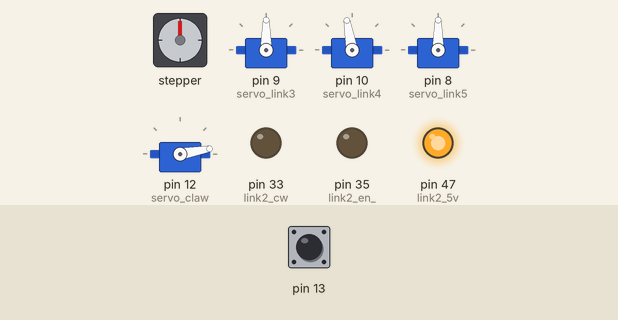
Simulated run of this sketch. Board: Arduino Mega 2560, built with avr-gcc and run on an emulated ATmega2560. Parts: stepper motor, 4 × servo, output pins drawn as LEDs (lit = HIGH). Wiring (inferred from the names in the program): stepper motor driver (200 steps per turn assumed): step pin 49; direction pin 51; enable pin 53. The test bench sets the inputs (shaded band); at power-on: pin 13 HIGH. What the sketch prints to the serial monitor is not drawn.

Above: at 0.1 s.
At 1.1 s:
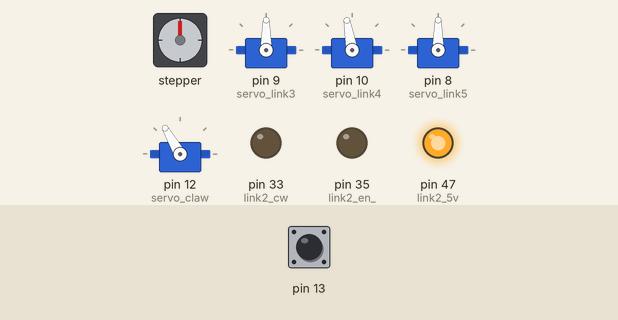
Timing chart, 0 to 2.6 s (numbered marks = the images above):
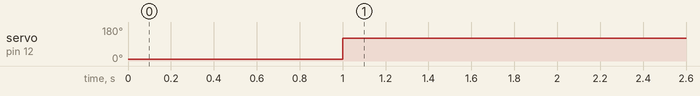

Measured:
- by itself, servo on pin 12 (servo_claw): 10° → 120° at 1.0 s

The sketch:

by_commands.ino
```cpp
#include "link_0.h"
#include "link_1.h"
#include "link_2.h"
#include "link_3.h"
#include "link_4.h"
#include "link_5.h"
#include "claw.h"

void setup()
{
    Serial.begin(9600);
    link0_init();
    link1_init();
    link2_init();
    link3_init();
    link4_init();
    link5_init();
    claw_init();
}

void loop() {
  digitalWrite(13, !digitalRead(13));
  //dw({13},{1});
  delay(100);
  //dw({13},{0});
  delay(100);
}
```

claw.cpp
```cpp
#include "claw.h"

Servo servo_claw;
int claw_state;

void claw_init()
{
	servo_claw.attach(12);
	claw_open();
	delay(1000);
	claw_close();
}

void claw_open()
{
	servo_claw.write(CLAW_OPEN);
	claw_state = CLAW_OPEN;
}

void claw_close()
{
	servo_claw.write(CLAW_CLOSE);
	claw_state = CLAW_CLOSE;
}
```

claw.h
```cpp
#include <Servo.h>
#include <Arduino.h>

#define CLAW_OPEN 10
#define CLAW_CLOSE 120

void claw_init();
void claw_open();
void claw_close();
```

link_0.cpp
```cpp
#include "link_0.h"

void link0_init()
{
    Stepper link0(200, 37, 39, 41, 43);
}
```

link_0.h
```cpp
#include <Stepper.h>

void link0_init();
```

link_1.cpp
```cpp
#include "link_1.h"

double link1_current_angle = 0;
int link1_current_pos = 0;

void link1_init()
{
    pinMode(link1_en,   1);
    pinMode(link1_dir,  1);
    pinMode(link1_step, 1);

    // for (int i = 0; i < 1300; ++i)
    // {
    //     link1_up();
    // }
    // link1_release();
    link1_current_pos = 0;
}

int link1_angle_to_pos(float angle)
{
    double a =     0.0153215;
    double b =    -3.7365337;
    double c =   269.8232838;
    double d = -6047.3376623;

    float pos = a * pow(angle, 3) + b * pow(angle, 2) + c * angle + d;
    return round(pos);
}

void link1_rotate(float angle)
{
    int steps = link1_angle_to_pos(angle) - link1_current_pos;
    int d_pos = (steps > 0) ? 1 : -1;
    for (int i = 0; i < abs(steps); i++)
    {
        (steps > 0) ? link1_up() : link1_dn();
        link1_current_pos += d_pos;
    }
    link1_current_angle = angle;
    link1_release();
}

void link1_up()
{
  digitalWrite(link1_en, 0);
  digitalWrite(link1_dir, 0);
  for (int i = 0; i < 10; i++)
  {
    digitalWrite(link1_step, !digitalRead(link1_step));
    delayMicroseconds(1000);
  }
}

void link1_dn()
{
  digitalWrite(link1_en, 0);
  digitalWrite(link1_dir, 1);
  for (int i = 0; i < 10; i++)
  {
    digitalWrite(link1_step, !digitalRead(link1_step));
    delayMicroseconds(1000);
  }
}


void link1_release()
{
    digitalWrite(link1_en, 1);
    digitalWrite(link1_dir, 0);
    digitalWrite(link1_step, 0);
}
```

link_1.h
```cpp
#define link1_en   53
#define link1_dir  51
#define link1_step 49

#include <Arduino.h>

void link1_init();
void link1_up();
void link1_dn();
void link1_release();
int  link1_angle_to_pos(float angle);
void link1_rotate(float angle);
```

link_2.cpp
```cpp
#include "link_2.h"

double link2_current_angle = 0;
int link2_current_pos = 0;

void link2_init()
{
    pinMode(link2_5v,  1);
    pinMode(link2_en_, 1);
    pinMode(link2_cw,  1);
    pinMode(link2_clk, 1);

    // for (int i = 0; i < 3000; ++i)
    // {
    //     link2_up();
    // }
    // for (int i = 0; i < 100; ++i)
    // {
    //     link2_dn();
    // }
    // delay(5000);
    // link2_current_pos = 0;

    // link2_rotate(80);
    // Serial.println(link2_current_pos);
    // delay(5000);
    // link2_rotate(60);
    // Serial.println(link2_current_pos);
    // delay(5000);
    // link2_rotate(30);
    Serial.println(link2_current_pos);

    link2_release();
}

int link2_angle_to_pos(float angle)
{
    double a =  -0.0012061;
    double b =   0.1699394;
    double c =  20.0653030;
    double d =   0.0;

    float pos = a * pow(angle, 3) + b * pow(angle, 2) + c * angle + d;
    return round(pos);
}

void link2_rotate(float angle)
{
    int steps = link2_angle_to_pos(angle) - link2_current_pos;
    int d_pos = (steps > 0) ? 1 : -1;
    for (int i = 0; i < abs(steps); i++)
    {
        (steps > 0) ? link2_dn() : link2_up();
        link2_current_pos += d_pos;
    }
    link2_current_angle = angle;
    link2_release();
}

void link2_release()
{
  digitalWrite(link2_5v,  1);
  digitalWrite(link2_en_, 0);
  digitalWrite(link2_cw,  0);
  digitalWrite(link2_clk, 0);
}

void link2_up()
{
  digitalWrite(link2_en_, 1);
  digitalWrite(link2_5v,  1);
  digitalWrite(link2_cw,  0);
  for (int i = 0; i < 10; i++)
  {
    digitalWrite(link2_clk, !digitalRead(link2_clk));
    delayMicroseconds(1000);
  }
}

void link2_dn()
{
  digitalWrite(link2_en_, 1);
  digitalWrite(link2_5v,  1);
  digitalWrite(link2_cw,  1);
  for (int i = 0; i < 10; i++)
  {
    digitalWrite(link2_clk, !digitalRead(link2_clk));
    delayMicroseconds(1000);
  }
}
```

link_2.h
```cpp
#include <Arduino.h>

#define link2_5v   47
#define link2_en_  35
#define link2_cw   33
#define link2_clk  45

void link2_init();
void link2_release();
void link2_up();
void link2_dn();
int  link2_angle_to_pos(float angle);
void link2_rotate(float angle);
```

link_3.cpp
```cpp
#include "link_3.h"

Servo servo_link3;

void link3_init()
{
	servo_link3.attach( 9);
	servo_link3.write( 90);
}
```

link_3.h
```cpp
#include <Servo.h>
#include <Arduino.h>

void link3_init();
```

link_4.cpp
```cpp
#include "link_4.h"

Servo servo_link4;

void link4_init()
{
	servo_link4.attach(10);
	servo_link4.write(100);//90
}
```

link_4.h
```cpp
#include <Servo.h>
#include <Arduino.h>

void link4_init();
```

link_5.cpp
```cpp
#include "link_5.h"

Servo servo_link5;

void link5_init()
{
	servo_link5.attach( 8);
	servo_link5.write( 90);
}
```

link_5.h
```cpp
#include <Servo.h>
#include <Arduino.h>

void link5_init();
```
